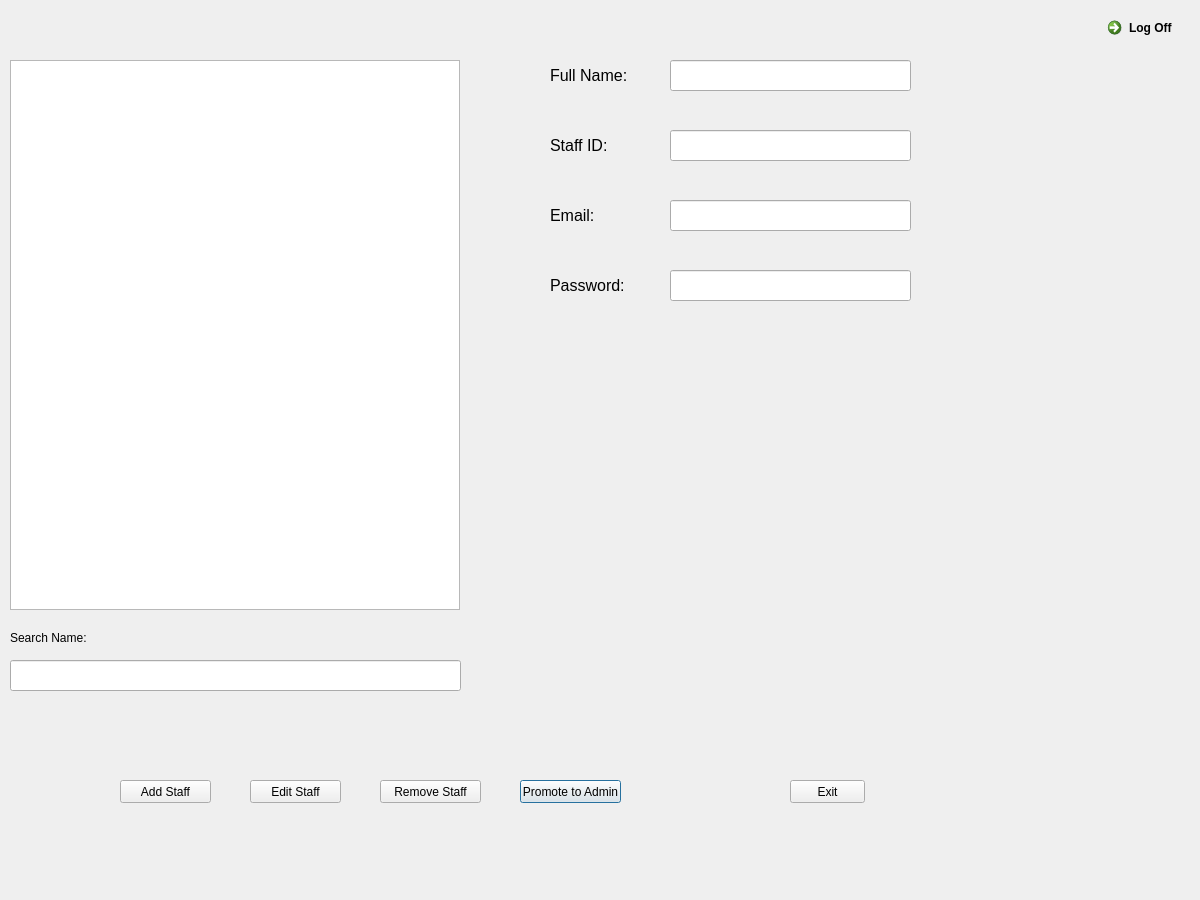
<?xml version="1.0" encoding="UTF-8"?>
<ui version="4.0">
 <class>StaffEdit</class>
 <widget class="QDialog" name="StaffEdit">
  <property name="geometry">
   <rect>
    <x>0</x>
    <y>0</y>
    <width>1200</width>
    <height>900</height>
   </rect>
  </property>
  <property name="maximumSize">
   <size>
    <width>1200</width>
    <height>900</height>
   </size>
  </property>
  <property name="windowTitle">
   <string>Staff Edit</string>
  </property>
  <widget class="QLineEdit" name="StaffText_Grade">
   <property name="geometry">
    <rect>
     <x>670</x>
     <y>200</y>
     <width>241</width>
     <height>31</height>
    </rect>
   </property>
   <property name="font">
    <font>
     <pointsize>12</pointsize>
    </font>
   </property>
  </widget>
  <widget class="QPushButton" name="StaffButton_Promote">
   <property name="geometry">
    <rect>
     <x>520</x>
     <y>780</y>
     <width>101</width>
     <height>23</height>
    </rect>
   </property>
   <property name="text">
    <string>Promote to Admin</string>
   </property>
  </widget>
  <widget class="QLabel" name="StaffLabel_Email">
   <property name="geometry">
    <rect>
     <x>550</x>
     <y>200</y>
     <width>121</width>
     <height>31</height>
    </rect>
   </property>
   <property name="font">
    <font>
     <pointsize>12</pointsize>
    </font>
   </property>
   <property name="text">
    <string>Email:</string>
   </property>
  </widget>
  <widget class="QLineEdit" name="StaffText_ID">
   <property name="geometry">
    <rect>
     <x>670</x>
     <y>130</y>
     <width>241</width>
     <height>31</height>
    </rect>
   </property>
   <property name="font">
    <font>
     <pointsize>12</pointsize>
    </font>
   </property>
  </widget>
  <widget class="QPushButton" name="StaffButton_Add">
   <property name="geometry">
    <rect>
     <x>120</x>
     <y>780</y>
     <width>91</width>
     <height>23</height>
    </rect>
   </property>
   <property name="text">
    <string>Add Staff</string>
   </property>
  </widget>
  <widget class="QLineEdit" name="StaffText_Name">
   <property name="geometry">
    <rect>
     <x>670</x>
     <y>60</y>
     <width>241</width>
     <height>31</height>
    </rect>
   </property>
   <property name="font">
    <font>
     <pointsize>12</pointsize>
    </font>
   </property>
  </widget>
  <widget class="QPushButton" name="StaffButton_Remove">
   <property name="geometry">
    <rect>
     <x>380</x>
     <y>780</y>
     <width>101</width>
     <height>23</height>
    </rect>
   </property>
   <property name="text">
    <string>Remove Staff</string>
   </property>
  </widget>
  <widget class="QLineEdit" name="StaffText_GName">
   <property name="geometry">
    <rect>
     <x>670</x>
     <y>270</y>
     <width>241</width>
     <height>31</height>
    </rect>
   </property>
   <property name="font">
    <font>
     <pointsize>12</pointsize>
    </font>
   </property>
  </widget>
  <widget class="QListView" name="StaffView">
   <property name="geometry">
    <rect>
     <x>10</x>
     <y>60</y>
     <width>450</width>
     <height>550</height>
    </rect>
   </property>
  </widget>
  <widget class="QLabel" name="StudentLabel_SearchName">
   <property name="geometry">
    <rect>
     <x>10</x>
     <y>630</y>
     <width>91</width>
     <height>16</height>
    </rect>
   </property>
   <property name="text">
    <string>Search Name:</string>
   </property>
  </widget>
  <widget class="QCommandLinkButton" name="LogOffAdmin_Staff">
   <property name="geometry">
    <rect>
     <x>1100</x>
     <y>10</y>
     <width>187</width>
     <height>41</height>
    </rect>
   </property>
   <property name="text">
    <string>Log Off</string>
   </property>
  </widget>
  <widget class="QLabel" name="StaffLabel_Name">
   <property name="geometry">
    <rect>
     <x>550</x>
     <y>60</y>
     <width>81</width>
     <height>31</height>
    </rect>
   </property>
   <property name="font">
    <font>
     <pointsize>12</pointsize>
    </font>
   </property>
   <property name="text">
    <string>Full Name:</string>
   </property>
  </widget>
  <widget class="QPushButton" name="StaffButton_Exit">
   <property name="geometry">
    <rect>
     <x>790</x>
     <y>780</y>
     <width>75</width>
     <height>23</height>
    </rect>
   </property>
   <property name="text">
    <string>Exit</string>
   </property>
  </widget>
  <widget class="QPushButton" name="StaffButton_Edit">
   <property name="geometry">
    <rect>
     <x>250</x>
     <y>780</y>
     <width>91</width>
     <height>23</height>
    </rect>
   </property>
   <property name="text">
    <string>Edit Staff</string>
   </property>
  </widget>
  <widget class="QLabel" name="StaffLabel_Password">
   <property name="geometry">
    <rect>
     <x>550</x>
     <y>270</y>
     <width>81</width>
     <height>31</height>
    </rect>
   </property>
   <property name="font">
    <font>
     <pointsize>12</pointsize>
    </font>
   </property>
   <property name="text">
    <string>Password:</string>
   </property>
  </widget>
  <widget class="QLabel" name="StaffLabel_ID">
   <property name="geometry">
    <rect>
     <x>550</x>
     <y>130</y>
     <width>81</width>
     <height>31</height>
    </rect>
   </property>
   <property name="font">
    <font>
     <pointsize>12</pointsize>
    </font>
   </property>
   <property name="text">
    <string>Staff ID:</string>
   </property>
  </widget>
  <widget class="QLineEdit" name="StaffSearch_Name">
   <property name="geometry">
    <rect>
     <x>10</x>
     <y>660</y>
     <width>451</width>
     <height>31</height>
    </rect>
   </property>
  </widget>
 </widget>
 <resources/>
 <connections/>
</ui>
